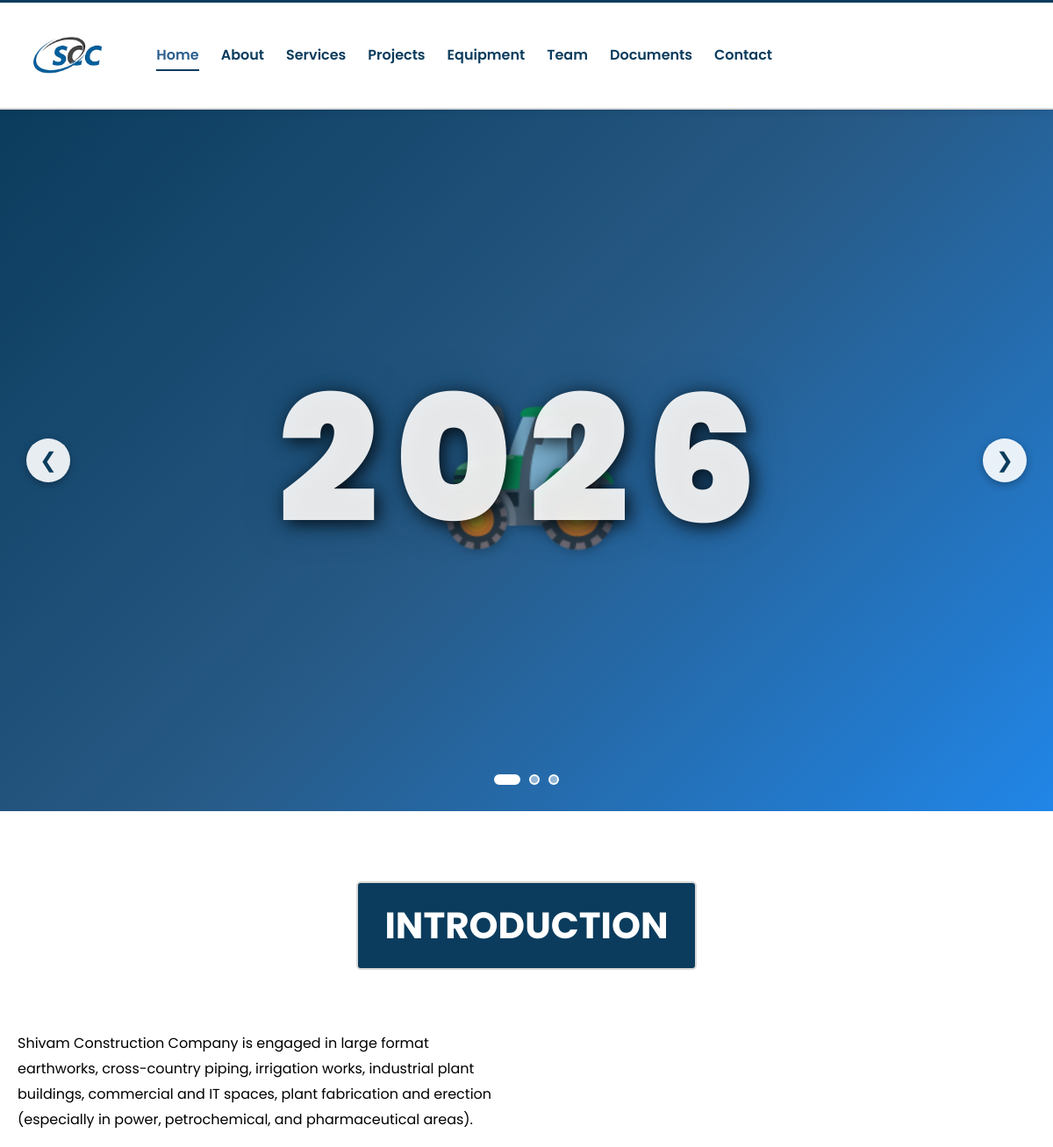
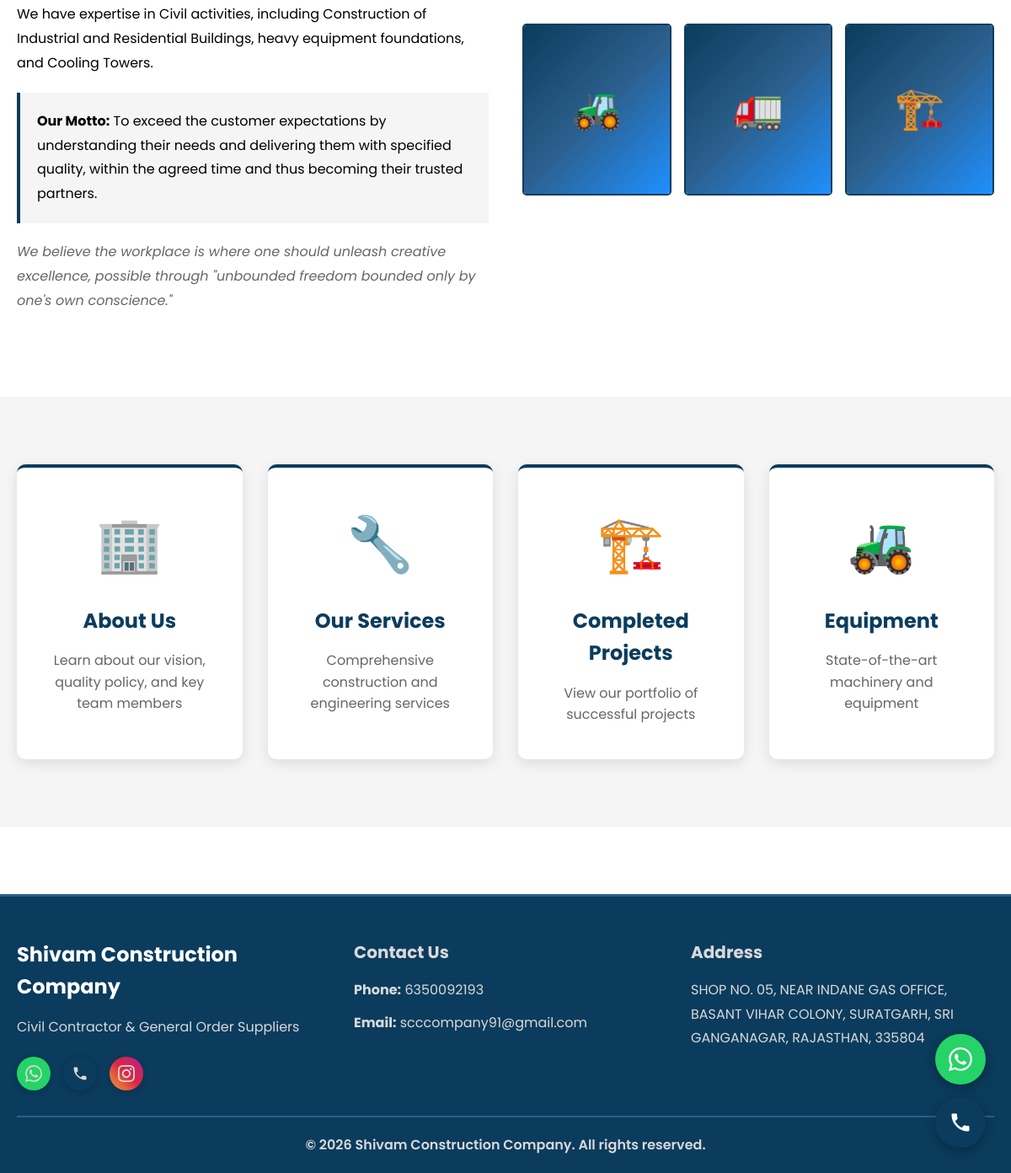
The page / on the database its author committed (2 pictures, top to bottom).
### shivam/models.py (models this page shows, shortened)
class CompanyInfo(models.Model):
    name = models.CharField(max_length=200, default="Shivam Construction Company")
    tagline = models.CharField(max_length=300, default="Civil Contractor & General Order Suppliers")
    phone = models.CharField(max_length=20, default="6350092193")
    email = models.EmailField(default="scccompany91@gmail.com")
    address = models.TextField(default="SHOP NO. 05, NEAR INDANE GAS OFFICE, BASANT VIHAR COLONY, SURATGARH, SRI GANGANAGAR, RAJASTHAN, 335804")
    vision = models.TextField(blank=True)
    quality_policy = models.TextField(blank=True)
    introduction = models.TextField(blank=True)
    logo = models.ImageField(upload_to='company/', blank=True, null=True)
    hero_image = models.ImageField(upload_to='company/', blank=True, null=True)
    instagram_url = models.URLField(blank=True, default="https://www.instagram.com/shivamconstruction")
    services_bg = models.ImageField(upload_to='company/backgrounds/', blank=True, null=True, verbose_name="Services Page Background")
    projects_bg = models.ImageField(upload_to='company/backgrounds/', blank=True, null=True, verbose_name="Projects Page Background")
    equipment_bg = models.ImageField(upload_to='company/backgrounds/', blank=True, null=True, verbose_name="Equipment Page Background")
    vision_bg = models.ImageField(upload_to='company/backgrounds/', blank=True, null=True, verbose_name="Vision Section Background")
    quality_bg = models.ImageField(upload_to='company/backgrounds/', blank=True, null=True, verbose_name="Quality Section Background")
    team_bg = models.ImageField(upload_to='company/backgrounds/', blank=True, null=True, verbose_name="Team Page Background")
    contact_bg = models.ImageField(upload_to='company/backgrounds/', blank=True, null=True, verbose_name="Contact Page Background")
    class Meta:
        verbose_name_plural = "Company Information"

### shivam/views.py (the view)
# urls.py: path('', views.home, name='home'),
def home(request):
    company = CompanyInfo.objects.first()
    if not company:
        company = CompanyInfo.objects.create()
    intro_images = CompanyImage.objects.filter(image_type='intro')[:5]
    if not intro_images:
        intro_images = CompanyImage.objects.all()[:5]
    context = {
        'company': company,
        'intro_images': intro_images,
    }
    return render(request, 'shivam/home.html', context)

### templates/shivam/home.html (shortened to what this page needs)
{% extends 'shivam/base.html' %}
{% load static %}
{% block content %}
<section class="carousel-section">
    <div class="carousel-container">
        <div class="carousel-slides" id="carouselSlides">
            {% if intro_images %}
                {% for img in intro_images %}
                <div class="carousel-slide {% if forloop.first %}active{% endif %}">
                    <img src="{{ img.image.url }}" alt="{{ img.title }}">
                    <div class="carousel-overlay"></div>
                    <div class="carousel-content">
                        <h1 class="hero-title">
                            <span class="title-main">SHIVAM</span>
                            <span class="title-sub">CONSTRUCTION COMPANY</span>
                        </h1>
                        <p class="hero-tagline">{{ company.tagline|default:"Civil Contractor & General Order Suppliers" }}</p>
                        <div class="hero-buttons">
                            <a href="{% url 'services' %}" class="btn btn-primary">Our Services</a>
                            <a href="{% url 'contact' %}" class="btn btn-secondary">Contact Us</a>
                        </div>
                    </div>
                </div>
                {% endfor %}
            {% else %}
                <div class="carousel-slide active">
                    <div class="carousel-slide-placeholder construction-img-1"></div>
                    <div class="carousel-overlay"></div>
                    <div class="year-overlay" id="carouselYear">{% now "Y" %}</div>
                </div>
            {% endif %}
        </div>
        <button class="carousel-nav carousel-prev" onclick="changeSlide(-1)">❮</button>
        <button class="carousel-nav carousel-next" onclick="changeSlide(1)">❯</button>
        <div class="carousel-indicators" id="carouselIndicators">
            {% if intro_images %}
                {% for img in intro_images %}
                <span class="indicator {% if forloop.first %}active{% endif %}" onclick="goToSlide({{ forloop.counter0 }})"></span>
                {% endfor %}
            {% else %}
                <span class="indicator active" onclick="goToSlide(0)"></span>
                <span class="indicator" onclick="goToSlide(1)"></span>
                <span class="indicator" onclick="goToSlide(2)"></span>
            {% endif %}
        </div>
    </div>
</section>
<section class="section introduction-section">
    <div class="container">
        <div class="section-header">
            <h2 class="section-title">INTRODUCTION</h2>
        </div>
        <div class="intro-content">
            <div class="intro-text">
                <p>Shivam Construction Company is engaged in large format earthworks, cross-country piping, irrigation works, industrial plant buildings, commercial and IT spaces, plant fabrication and erection (especially in power, petrochemical, and pharmaceutical areas).</p>
                <p>We have expertise in Civil activities, including Construction of Industrial and Residential Buildings, heavy equipment foundations, and Cooling Towers.</p>
                <p class="motto"><strong>Our Motto:</strong> To exceed the customer expectations by understanding their needs and delivering them with specified quality, within the agreed time and thus becoming their trusted partners.</p>
                <p class="philosophy">We believe the workplace is where one should unleash creative excellence, possible through "unbounded freedom bounded only by one's own conscience."</p>
            </div>
            <div class="intro-images">
                {% if intro_images %}
                    {% for img in intro_images %}
                    <div class="image-card">
                        <img src="{{ img.image.url }}" alt="{{ img.title }}" class="intro-image">
                    </div>
                    {% endfor %}
                {% else %}
                    <div class="image-card">
                        <div class="image-placeholder construction-img-1"></div>
                    </div>
                    <div class="image-card">
                        <div class="image-placeholder construction-img-2"></div>
                    </div>
                    <div class="image-card">
                        <div class="image-placeholder construction-img-3"></div>
                    </div>
                {% endif %}
            </div>
        </div>
    </div>
</section>
<section class="section quick-links-section">
    <div class="container">
        <div class="quick-links-grid">
            <a href="{% url 'about' %}" class="quick-link-card">
                <div class="quick-link-icon">🏢</div>
                <h3>About Us</h3>
                <p>Learn about our vision, quality policy, and key team members</p>
            </a>
            <a href="{% url 'services' %}" class="quick-link-card">
                <div class="quick-link-icon">🔧</div>
                <h3>Our Services</h3>
                <p>Comprehensive construction and engineering services</p>
            </a>
            <a href="{% url 'projects' %}" class="quick-link-card">
                <div class="quick-link-icon">🏗️</div>
                <h3>Completed Projects</h3>
                <p>View our portfolio of successful projects</p>
            </a>
            <a href="{% url 'equipment' %}" class="quick-link-card">
                <div class="quick-link-icon">🚜</div>
                <h3>Equipment</h3>
                <p>State-of-the-art machinery and equipment</p>
            </a>
        </div>
    </div>
</section>
{% endblock %}

### templates/shivam/base.html (shortened to what this page needs)
{% load static %}
<!DOCTYPE html>
<html lang="en">
<head>
    <link rel="stylesheet" href="{% static 'css/style.css' %}">
</head>
<body>
    <nav class="navbar">
        <div class="container">
            <div class="nav-wrapper">
                <div class="logo">
                    {% if company.logo %}
                        <img src="{{ company.logo.url }}" alt="SCC Logo" class="logo-image">
                    {% else %}
                        <img src="{% static 'images/images.png' %}" alt="SCC Logo" class="logo-image" onerror="this.style.display='none'; this.nextElementSibling.style.display='flex';">
                    {% endif %}
                </div>
                <div class="nav-links">
                    <a href="{% url 'home' %}" class="{% if request.resolver_match.url_name == 'home' %}active{% endif %}">Home</a>
                    <a href="{% url 'about' %}" class="{% if request.resolver_match.url_name == 'about' %}active{% endif %}">About</a>
                    <a href="{% url 'services' %}" class="{% if request.resolver_match.url_name == 'services' %}active{% endif %}">Services</a>
                    <a href="{% url 'projects' %}" class="{% if request.resolver_match.url_name == 'projects' %}active{% endif %}">Projects</a>
                    <a href="{% url 'equipment' %}" class="{% if request.resolver_match.url_name == 'equipment' %}active{% endif %}">Equipment</a>
                    <a href="{% url 'team' %}" class="{% if request.resolver_match.url_name == 'team' %}active{% endif %}">Team</a>
                    <a href="{% url 'documents' %}" class="{% if request.resolver_match.url_name == 'documents' %}active{% endif %}">Documents</a>
                    <a href="{% url 'contact' %}" class="{% if request.resolver_match.url_name == 'contact' %}active{% endif %}">Contact</a>
                </div>
            </div>
        </div>
    </nav>
    <main>
        {% block content %}{% endblock %}
    </main>
    <div class="floating-contact">
        <a href="https://wa.me/91{{ company.phone|default:'6350092193' }}" target="_blank" class="floating-btn whatsapp-btn" title="WhatsApp">
        </a>
        <a href="tel:{{ company.phone|default:'6350092193' }}" class="floating-btn call-btn" title="Call Us">
        </a>
    </div>
    <footer class="footer">
        <div class="container">
            <div class="footer-content">
                <div class="footer-section">
                    <h3>Shivam Construction Company</h3>
                    <p>{{ company.tagline|default:"Civil Contractor & General Order Suppliers" }}</p>
                    <div class="social-links">
                        <a href="https://wa.me/91{{ company.phone|default:'6350092193' }}" target="_blank" class="social-icon whatsapp" title="WhatsApp">
                        </a>
                        <a href="tel:{{ company.phone|default:'6350092193' }}" class="social-icon phone" title="Call Us">
                        </a>
                        <a href="{{ company.instagram_url|default:'https://www.instagram.com/shivamconstruction' }}" target="_blank" class="social-icon instagram" title="Instagram">
                        </a>
                    </div>
                </div>
                <div class="footer-section">
                    <h4>Contact Us</h4>
                    <p><strong>Phone:</strong> <a href="tel:{{ company.phone|default:'6350092193' }}">{{ company.phone|default:"6350092193" }}</a></p>
                    <p><strong>Email:</strong> <a href="mailto:{{ company.email|default:'scccompany91@gmail.com' }}">{{ company.email|default:"scccompany91@gmail.com" }}</a></p>
                </div>
                <div class="footer-section">
                    <h4>Address</h4>
                    <p>{{ company.address|default:"SHOP NO. 05, NEAR INDANE GAS OFFICE, BASANT VIHAR COLONY, SURATGARH, SRI GANGANAGAR, RAJASTHAN, 335804" }}</p>
                </div>
            </div>
            <div class="footer-bottom">
                <p>&copy; {% now "Y" %} Shivam Construction Company. All rights reserved.</p>
            </div>
        </div>
    </footer>
</body>
</html>

### rows shown on the page
CompanyInfo: tagline "Civil Contractor & General Order Suppliers", phone "6350092193", email "scccompany91@gmail.com", address "SHOP NO. 05, NEAR INDANE GAS OFFICE, BASANT VIHAR COLONY, SURATGARH, SRI GANGANAGAR, RAJASTHAN, 335804"
